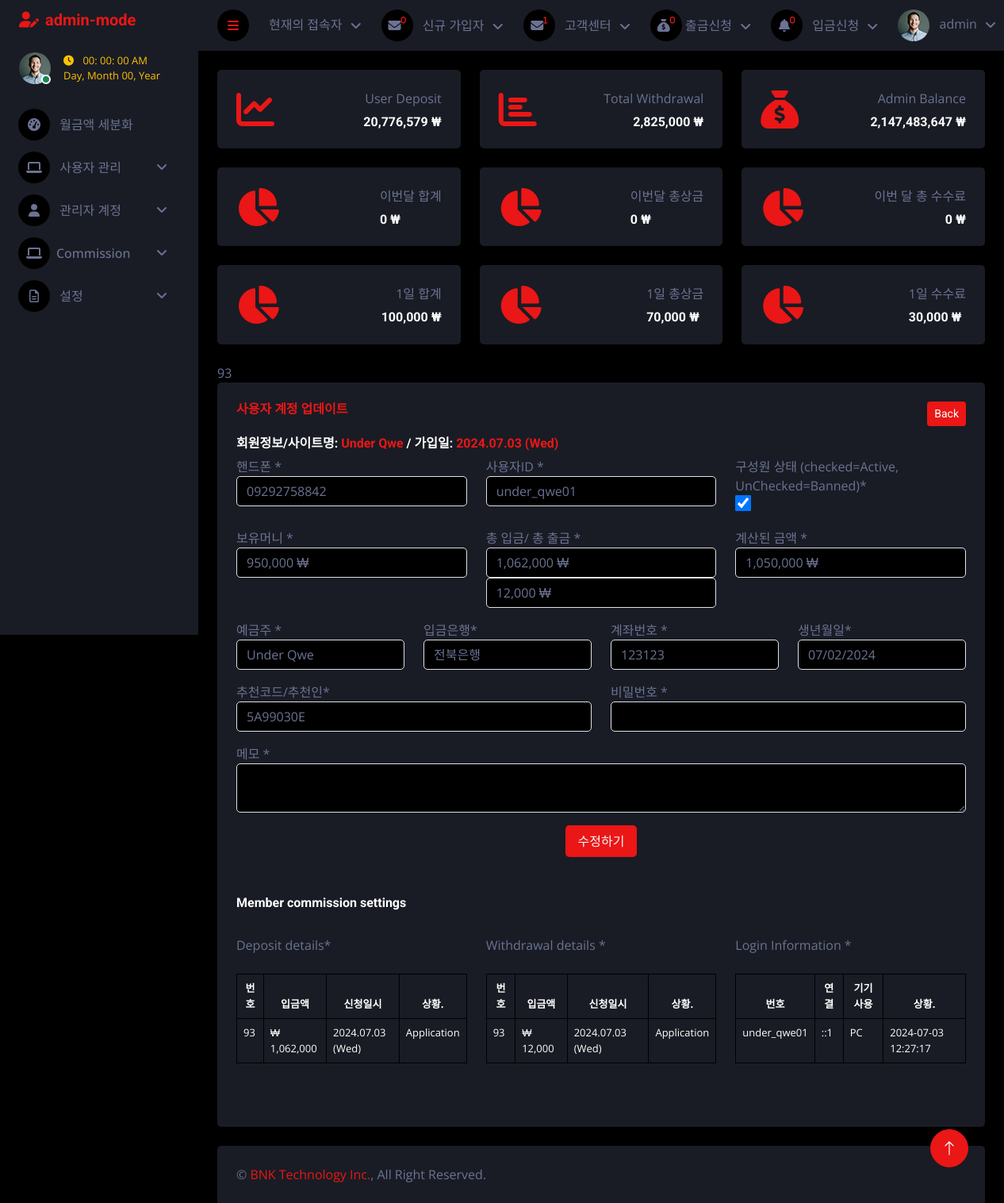
/admin/index.php?view_edit_users=93 (signed in), run on the app's committed database.
### tables this page shows
CREATE TABLE `users` (
  `id` int(11) NOT NULL,
  `name` varchar(255) NOT NULL,
  `phone` varchar(255) NOT NULL,
  `email` varchar(255) NOT NULL,
  `userid` varchar(255) NOT NULL,
  `bod` varchar(11) NOT NULL,
  `credit` int(100) NOT NULL,
  `bank_name` varchar(255) NOT NULL,
  `bank_acct_num` int(255) NOT NULL,
  `password` varchar(255) NOT NULL,
  `referal_code` varchar(255) NOT NULL,
  `affiliated_agent_code` varchar(255) NOT NULL,
  `percentage` varchar(255) NOT NULL,
  `verify_token` varchar(255) NOT NULL,
  `verify_status` int(2) NOT NULL DEFAULT 0 COMMENT '0=no,1=yes',
  `is_ban` tinyint(2) NOT NULL DEFAULT 0 COMMENT '0=not,1=banned',
  `memo` varchar(255) NOT NULL,
  `admin_message` varchar(255) NOT NULL,
  `created_at` timestamp NOT NULL DEFAULT current_timestamp()
);

### admin/view_edit_users.php (the view, shortened to what the rows shown need)
<?php
include "./inc/connect.php";
if (isset($_GET['view_edit_users'])) {
    $user_id = $_GET['view_edit_users'];
    echo $user_id;
    $select_query = "SELECT u.id, u.name, u.phone, u.userid, u.password, u.bod, u.credit, u.bank_name, u.bank_acct_num, u.verify_token, u.verify_status, u.is_ban, u.memo, u.referal_code, u.created_at,
    COALESCE(SUM(d.amount_deposit), 0) AS total_deposit,
    COALESCE(SUM(w.amount_withdrawal), 0) AS total_withdrawal,
    ll.ip_address AS ip,
    ll.device_use AS device,
    ll.date_logs AS date
    FROM users u
    LEFT JOIN (SELECT user_id, SUM(amount_deposit) AS amount_deposit FROM deposit_mgt GROUP BY user_id) d ON u.id = d.user_id
    LEFT JOIN (SELECT user_id, SUM(amount_withdrawal) AS amount_withdrawal FROM users_withdrawal GROUP BY user_id) w ON u.id = w.user_id
    LEFT JOIN login_logs ll ON u.id = ll.user_id
    WHERE u.id = $user_id
    GROUP BY u.id, u.name, u.phone, u.userid, u.password, u.bod, u.credit, u.bank_name, u.bank_acct_num, u.verify_token, u.verify_status, u.is_ban, u.created_at, ll.ip_address, ll.device_use, ll.date_logs
    ORDER BY u.created_at";
    $result_query = mysqli_query($conn, $select_query);
    $row_fetch = mysqli_fetch_assoc($result_query);
    $name = $row_fetch['name'];
    $userid = $row_fetch['userid'];
    $phone = $row_fetch['phone'];
    $bod = $row_fetch['bod'];
    $credit = $row_fetch['credit'];
    $bank_name = $row_fetch['bank_name'];
    $bank_acct_num = $row_fetch['bank_acct_num'];
    $created_at = date('Y.m.d (D)', strtotime($row_fetch['created_at']));
    $total_deposit = $row_fetch['total_deposit'];
    $total_withdrawal = $row_fetch['total_withdrawal'];
    $ip = $row_fetch['ip'];
    $device = $row_fetch['device'];
    $date = $row_fetch['date'];
    $memo = $row_fetch['memo'];
    $referal_code = $row_fetch['referal_code'];
    $calculated_amount = $total_deposit - $total_withdrawal;
}
?>
<!DOCTYPE html>
<html lang="en">
<head>
    <link href="https://cdn.jsdelivr.net/npm/summernote@0.8.18/dist/summernote.min.css" rel="stylesheet">
    <link href="https://cdn.jsdelivr.net/npm/summernote@0.8.18/dist/summernote-lite.min.css" rel="stylesheet">
</head>
<body>
    <div class="col-md-12 col-xl-12">
        <div class="bg-secondary rounded h-100 p-4">
            <div>
                <h6 class="mb-4 text-primary">사용자 계정 업데이트
                    <a href="index.php?view_users" class="btn btn-primary btn-sm float-end">Back</a>
                </h6>
            </div>
            <h6>회원정보/사이트명: <span class="text-primary"><?php echo $name; ?></span> / 가입일: <span class="text-primary"><?php echo $created_at; ?></span></h6>
            <form action="" method="POST" class="mb-2">
                <div class="row">
                    <div class="col-md-4 mb-3">
                        <label for="">핸드폰 *</label>
                        <input type="text" name="phone" value="<?php echo $phone; ?>" class="form-control" />
                    </div>
                    <div class="col-md-4 mb-3">
                        <label for="">사용자ID *</label>
                        <input type="text" name="userid" value="<?php echo $userid; ?>" class="form-control" />
                    </div>
                    <div class="col-md-3 mb-3">
                        <label for="">구성원 상태 (checked=Active, UnChecked=Banned)*</label>
                        <br />
                        <input type="checkbox" name="is_ban" value="" <?php echo $row_fetch['is_ban'] == 0 ? "checked" : "" ?> style="width:20px;height:20px" />
                    </div>
                    <div class="col-md-4 mb-3">
                        <label for="">보유머니 *</label>
                        <input type="text" name="credit" value="<?php echo number_format($credit); ?> ₩" class="form-control" readonly />
                    </div>
                    <div class="col-md-4 mb-3">
                        <label for="">총 입금/ 총 출금 *</label>
                        <input type="text" name="tot_deposit" value="<?php echo number_format($total_deposit); ?> ₩" class="form-control" readonly />
                        <input type="text" name="tot_withdrawal" value="<?php echo number_format($total_withdrawal); ?> ₩" class="form-control" readonly />
                    </div>
                    <div class="col-md-4 mb-3">
                        <label for="">계산된 금액 *</label>
                        <input type="text" name="tot_amount" value="<?php echo number_format($calculated_amount); ?> ₩" class="form-control" readonly />
                    </div>
                    <div class="col-md-3 mb-3">
                        <label for="">예금주 *</label>
                        <input type="text" name="name" value="<?php echo $name; ?>" class="form-control" />
                    </div>
                    <div class="col-md-3 mb-3">
                        <label for="">입금은행*</label>
                        <select name="bank_name" class="form-control">
                            <option value="전북은행" <?php if ($bank_name == "전북은행") echo " selected"; ?>>전북은행</option>
                        </select>
                    </div>
                    <div class="col-md-3 mb-3">
                        <label for="">계좌번호 *</label>
                        <input type="text" name="bod" value="<?php echo $bank_acct_num; ?>" class="form-control" />
                    </div>
                    <div class="col-md-3 mb-3">
                        <label for="">생년월일*</label>
                        <input type="date" id="date-picker" name="bod" value="<?php echo $bod; ?>" class="form-control" />
                    </div>
                    <div class="col-md-6 mb-3">
                        <label for=""> 추천코드/추천인*</label>
                        <input type="text" name="referal_code" value="<?php echo $referal_code; ?>" class="form-control" readonly />
                    </div>
                    <div class="col-md-6 mb-3">
                        <label for="">비밀번호 *</label>
                        <input type="password" name="password" value="" class="form-control" />
                    </div>
                    <div class="col-md- mb-3">
                        <label for="">메모 *</label>
                        <textarea name="memo" value="" class="form-control text-primary" id="summernote"><?php echo $memo; ?></textarea>
                    </div>
                </div>
                <center>
                    <input type="submit" value="수정하기" name="user_updated" class="bg-primary border-0 rounded py-2 px-3 text-light">
                </center><br><br>
                <h6>Member commission settings</h6><br>
                <div class="row">
                    <div class="col-md-4 mb-3">
                        <label for=""> Deposit details*</label>
                        <div class="table-responsive my-2">
                            <table class="table table-bordered text-white my-3" style="font-size: small;" id="myTable1">
                                <thead>
                                    <tr>
                                        <th class="text-center">번호</th>
                                        <th class="text-center">입금액</th>
                                        <th class="text-center">신청일시</th>
                                        <th class="text-center">상황.</th>
                                    </tr>
                                </thead>
                                <tbody>
                                    <td><?php echo $user_id; ?> </td>
                                    <td>₩ <?php echo number_format($total_deposit) ?> </td>
                                    <td><?php echo $created_at ?> </td>
                                    <td>Application</td>
                                </tbody>
                            </table>
                        </div>
                    </div>
                    <div class="col-md-4 mb-3">
                        <label for="">Withdrawal details *</label>
                        <div class="table-responsive my-2">
                            <table class="table table-bordered text-white my-3" style="font-size: small;" id="myTable1">
                                <thead>
                                    <tr>
                                        <th class="text-center">번호</th>
                                        <th class="text-center">입금액</th>
                                        <th class="text-center">신청일시</th>
                                        <th class="text-center">상황.</th>
                                    </tr>
                                </thead>
                                <tbody>
                                    <td><?php echo $user_id; ?> </td>
                                    <td>₩ <?php echo number_format($total_withdrawal) ?> </td>
                                    <td><?php echo $created_at ?> </td>
                                    <td>Application</td>
                                </tbody>
                            </table>
                        </div>
                    </div>
                    <div class="col-md-4 mb-3">
                        <label for="">Login Information *</label>
                        <div class="table-responsive my-2">
                            <table class="table table-bordered text-white my-3" style="font-size: small;" id="myTable1">
                                <thead>
                                    <tr>
                                        <th class="text-center">번호</th>
                                        <th class="text-center">연결</th>
                                        <th class="text-center">기기 사용</th>
                                        <th class="text-center">상황.</th>
                                    </tr>
                                </thead>
                                <tbody>
                                    <td><?php echo $userid ?> </td>
                                    <td><?php echo $ip ?> </td>
                                    <td><?php echo $device ?> </td>
                                    <td><?php echo $date ?></td>
                                </tbody>
                            </table>
                        </div>
                    </div>
                </div>
            </form>
        </div>
    </div>
</body>
</html>

### admin/index.php (shortened to what the rows shown need)
<div class="content">
    <?php include "inc/navbar.php"; ?>
    <div class="container-fluid pt-4 px-4">
        <div class="row g-4">
            <?php
            $id = $_SESSION['id'];
            $query = "SELECT admin_credit FROM admins where id = $id";
            $query_run = mysqli_query($conn, $query);
            while ($run_query = mysqli_fetch_array($query_run)) {
                $credit = $run_query['admin_credit'];
            }
            ?>
            <div class="col-sm-12 col-xl-4">
               <div class="bg-secondary rounded d-flex align-items-center justify-content-between p-4">
                   <div class="ms-3">
                       <p class="mb-2 float-end">Admin Balance</p>
                       <h6 class="mb-0"><?php echo number_format($credit); ?> ₩</h6>
                   </div>
               </div>
            </div>
        </div>
    </div>
    <div class="container-fluid pt-4 px-4">
        <div class="row g-4">
            <div class="col-12">
                <?php
                if (isset($_GET['view_edit_users'])) {
                    include('view_edit_users.php');
                }
                ?>
            </div>
        </div>
    </div>
    <?php include "inc/footer.php"; ?>

### data on the page
users: name "Under Qwe", created_at "2024.07.03 (Wed)", phone "09292758842", userid "under_qwe01", is_ban "☑", credit "950,000 ₩", bank_name "전북은행", bod "123123", bod "07/02/2024", referal_code "5A99030E"

### other printed values
$_SESSION['name'] "admin"
$row_count2 "1"
$user_deposit "20,776,579"
$total_withdrawal "2,825,000"
$credit "2,147,483,647"
$pay_monthly "0"
$prize_monthly "0"
$com_monthly "0"
$total_prize "100,000"
$total_payment "70,000"
$total_commi "30,000"
$user_id "93"
$total_deposit "1,062,000"
$total_withdrawal "12,000"
$ip "::1"
